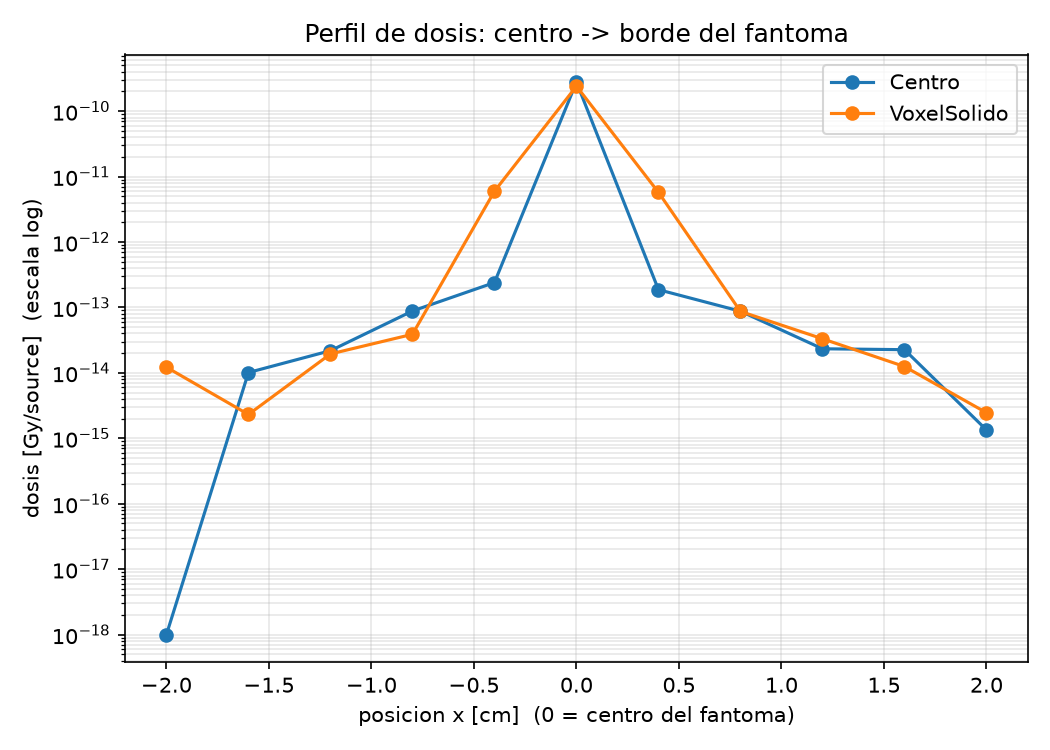

Source code (Python):
"""
Grafica el perfil de dosis desde el centro del fantoma hasta el borde,
a partir de uno o mas archivos de salida de un tally [T-Deposit] de PHITS
(formato ANGEL, por ejemplo "robot-deposit-xz.out" o "deposit_electron.out").

Toma la fila central de la pagina central (es decir, el corte que pasa
justo por el voxel donde esta la fuente) y grafica la dosis en funcion
de la posicion x, de -2.2 a 2.2 cm.

Uso:
    python perfil_dosis.py "Centro=I131-Centro/robot-deposit-xz.out" "VoxelSolido=I131-VoxelSolido/robot-deposit-xz.out"

Cada argumento es "etiqueta=ruta_al_archivo". La etiqueta es lo que va a
aparecer en la leyenda del grafico. Si no ponés "=etiqueta", usa el
nombre de archivo tal cual.

Guarda el grafico como "perfil_dosis.png" en la carpeta actual.
"""
import re
import sys

NUM_LINE = re.compile(r'^[\s]*(-?\d\.\d+E[+-]\d+[\s]*)+$')
PAGE_HEADER = re.compile(r'no\.\s*=\s*(\d+)\s*i[xyz]\s*=\s*(\d+)')


def leer_tally_deposit(path):
    texto = open(path, encoding='utf-8', errors='replace').read()
    lineas = texto.split('\n')
    paginas = {}
    i = 0
    pagina_actual = None
    while i < len(lineas):
        linea = lineas[i]
        m = PAGE_HEADER.search(linea)
        if m:
            pagina_actual = int(m.group(2))
        if linea.strip().startswith('hc:') and pagina_actual is not None \
                and pagina_actual not in paginas:
            valores = []
            j = i + 1
            while j < len(lineas) and NUM_LINE.match(lineas[j]):
                valores.extend(float(x) for x in lineas[j].split())
                j += 1
            if len(valores) == 121:
                paginas[pagina_actual] = valores
            i = j
            continue
        i += 1
    return paginas


def perfil_central(path):
    """Devuelve (posiciones_x, dosis) tomando la fila central de la pagina central."""
    paginas = leer_tally_deposit(path)
    n = len(paginas)
    if n == 0:
        raise RuntimeError(f"no se pudo leer ninguna pagina de datos en {path}")
    pagina_central = sorted(paginas.keys())[n // 2]
    valores = paginas[pagina_central]
    lado = int(len(valores) ** 0.5)  # 11
    fila_central = valores[(lado // 2) * lado: (lado // 2) * lado + lado]

    # las posiciones van de -2.2+0.2=-2.0 a 2.2-0.2=2.0 cm, en pasos de 0.4 cm
    # (11 voxeles de 0.4 cm, malla total de -2.2 a 2.2)
    paso = 0.4
    x0 = -2.0
    posiciones = [x0 + k * paso for k in range(lado)]
    return posiciones, fila_central


def main():
    if len(sys.argv) < 2:
        print(__doc__)
        sys.exit(1)

    import matplotlib
    matplotlib.use('Agg')
    import matplotlib.pyplot as plt

    plt.figure(figsize=(7, 5))
    piso = 1e-18  # valor minimo para poder graficar en escala log (evita log(0))
    for arg in sys.argv[1:]:
        if '=' in arg:
            etiqueta, path = arg.split('=', 1)
        else:
            etiqueta, path = arg, arg
        posiciones, dosis = perfil_central(path)
        dosis_graf = [max(d, piso) for d in dosis]
        plt.semilogy(posiciones, dosis_graf, marker='o', label=etiqueta)
        print(f"{etiqueta}:")
        for x, d in zip(posiciones, dosis):
            print(f"  x = {x:+.1f} cm   dosis = {d:.4e} Gy/source")
        print()

    plt.xlabel("posicion x [cm]  (0 = centro del fantoma)")
    plt.ylabel("dosis [Gy/source]  (escala log)")
    plt.title("Perfil de dosis: centro -> borde del fantoma")
    plt.legend()
    plt.grid(True, alpha=0.3, which="both")
    plt.tight_layout()
    plt.savefig("perfil_dosis.png", dpi=150)
    print("Grafico guardado como perfil_dosis.png")


if __name__ == "__main__":
    main()
